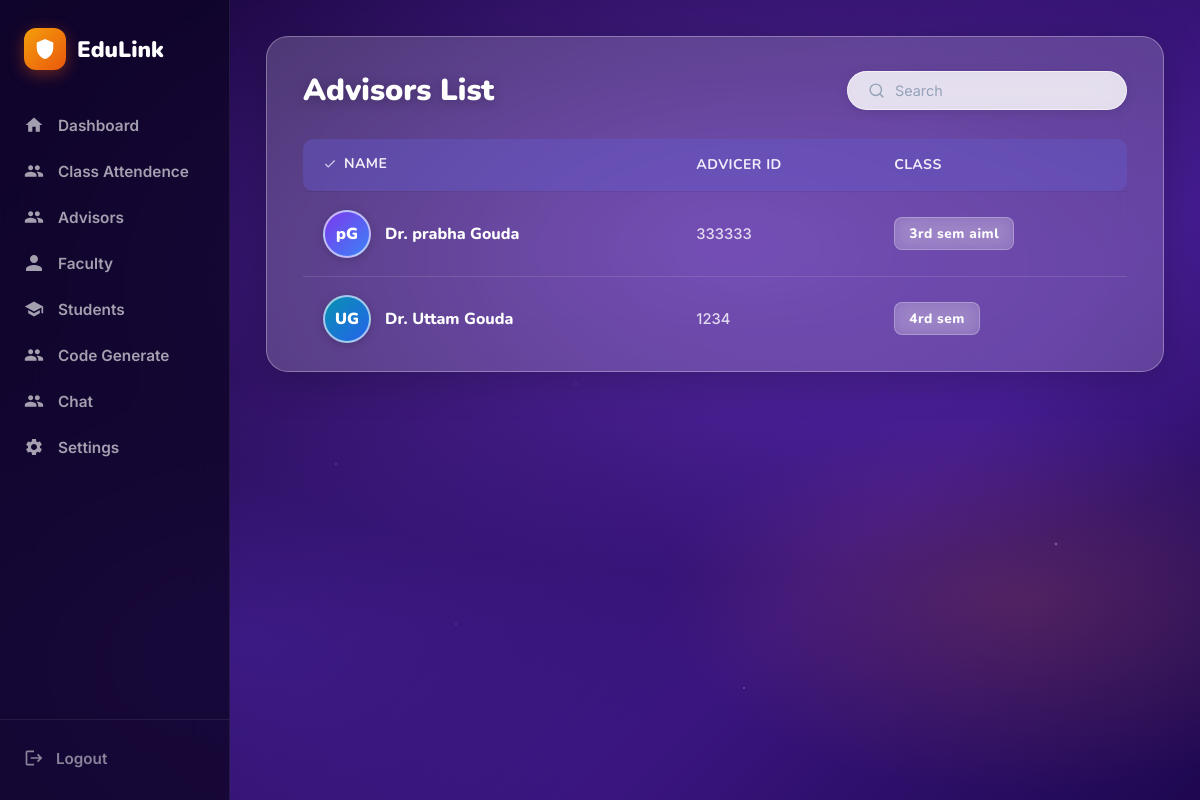
The page /hod/advicers_list/ (signed in) on the database as committed earlier.
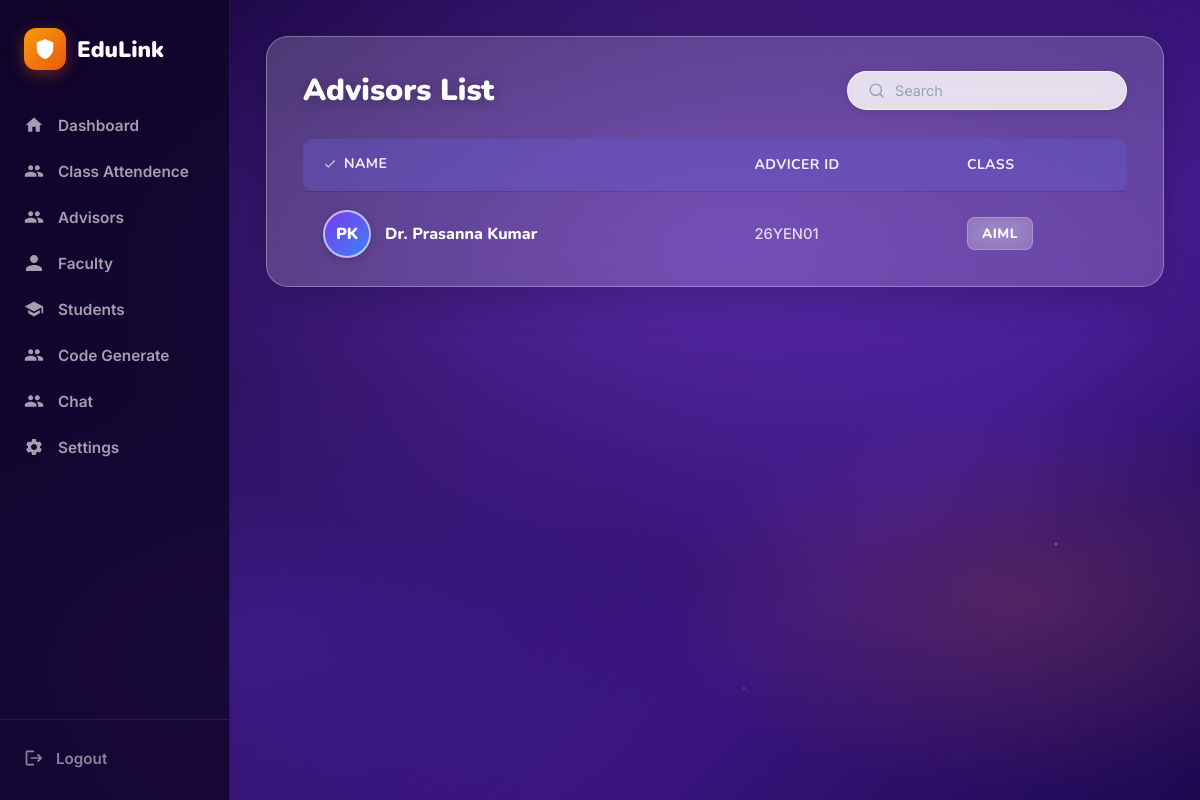
The same page on the database as committed later.
### User/models.py (models this page shows)
class User(AbstractUser):
    roles = (
        ('hod', 'HOD'),
        ('advisor', 'Advisor'),
        ('faculty', 'Faculty'),
        ('student', 'Student'),
    )
    role = models.CharField(max_length=10, choices=roles)

### Advicer/models.py (models this page shows, shortened)
class advicer(models.Model):
  username=models.ForeignKey(User, on_delete=models.CASCADE, null=True, blank=True)
  advicer_id=models.CharField(max_length=50,primary_key=True)
  mobile_num=models.CharField(max_length=10)
  hod_code=models.IntegerField()
  created_at = models.DateTimeField(auto_now_add=True)
  updated_at=models.DateTimeField(auto_now=True)

class Classroom(models.Model):
  username=models.ForeignKey(User, on_delete=models.CASCADE, null=True, blank=True, related_name='created_classrooms')
  class_name=models.CharField(max_length=100)
  advisor = models.ForeignKey(
        User,
        on_delete=models.CASCADE,
        limit_choices_to={'role': 'advisor'},
        related_name='assigned_classrooms'
    )
  class_code = models.CharField(max_length=20, unique=True)
  created_at = models.DateTimeField(auto_now_add=True)
  updated_at=models.DateTimeField(auto_now=True)

### HOD/views.py (the view)
# urls.py: path('advicers_list/',views.advicers_list,name='advicers_list'),
@login_required
def advicers_list(request):
  advisors= User.objects.filter(role='advisor')
  advisor_rows = []
  for advisor in advisors:
    advicer_info = advicer.objects.filter(username=advisor).first()
    classroom = Classroom.objects.filter(advisor=advisor).first()
    advisor_rows.append({
      'user': advisor,
      'advicer_id': advicer_info.advicer_id if advicer_info else '',
      'class_name': classroom.class_name if classroom else '',
    })
  context={'advisors':advisor_rows}
  return render(request,'advisors_list.html',context)

### HOD/templates/advisors_list.html (shortened to what this page needs)
{% extends "base.html" %}
{% block content %}
<div class="advisors-wrapper">
  <div class="advisors-card">
    <div class="card-header">
      <h2>Advisors List</h2>
      <div class="search-box">
        <svg viewBox="0 0 24 24" fill="none" stroke="currentColor" stroke-width="2" stroke-linecap="round">
          <circle cx="11" cy="11" r="8" />
          <path d="m21 21-4.35-4.35" />
        </svg>
        <input type="text" id="advisorSearch" placeholder="Search" oninput="filterAdvisors(this.value)"
          autocomplete="off" />
      </div>
    </div>
    <table class="adv-table" id="advisorTable">
      <thead>
        <tr>
          <th>
            <span class="th-icon">
              <svg viewBox="0 0 24 24" fill="none" stroke="currentColor" stroke-width="2">
                <polyline points="20 6 9 17 4 12" />
              </svg>
              Name
            </span>
          </th>
          <th>Advicer ID</th>
          <th>Class</th>
        </tr>
      </thead>
      <tbody id="advisorBody">
        {% for advisor in advisors %}
        <tr>
          <td>
            <div class="name-cell">
              <div class="advisor-avatar v{{ forloop.counter }}">
                {{ advisor.user.first_name|first }}{{ advisor.user.last_name|first }}
              </div>
              <span class="advisor-name">Dr. {{ advisor.user.first_name }} {{ advisor.user.last_name }}</span>
            </div>
          </td>
          <td><span class="dept-text">{{ advisor.advicer_id|default:"-" }}</span></td>
          <td><span class="class-badge">{{ advisor.class_name|default:"-" }}</span></td>
        </tr>
        {% endfor %}
      </tbody>
    </table>
  </div>
</div>
{% endblock %}

### HOD/templates/base.html (shortened to what this page needs)
<!DOCTYPE html>
<html lang="en">
<head>
</head>
<body>
  <div class="bg-layer"></div>
  <aside class="sidebar">
    <a href="" class="sidebar-logo">
      <div class="logo-shield">
        <svg viewBox="0 0 24 24">
          <path d="M12 1L3 5v6c0 5.55 3.84 10.74 9 12 5.16-1.26 9-6.45 9-12V5l-9-4z" />
        </svg>
      </div>
      <span class="sidebar-logo-text">EduLink</span>
    </a>
    <nav class="nav-section">
      <a href="{% url 'hod_dashboard'%}" class="nav-item ">
        <svg viewBox="0 0 24 24" fill="currentColor">
          <path d="M10 20v-6h4v6h5v-8h3L12 3 2 12h3v8z" />
        </svg>
        Dashboard
      </a>
      <a href="{% url 'class_attendence'%}" class="nav-item">
        Class Attendence
      </a>
      <a href="{% url 'advicers_list'%}" class="nav-item ">
        Advisors
      </a>
      <a href="{% url 'faculty_list'%}" class="nav-item ">
        <svg viewBox="0 0 24 24" fill="currentColor">
          <path
            d="M12 12c2.7 0 4.8-2.1 4.8-4.8S14.7 2.4 12 2.4 7.2 4.5 7.2 7.2 9.3 12 12 12zm0 2.4c-3.2 0-9.6 1.6-9.6 4.8v2.4h19.2v-2.4c0-3.2-6.4-4.8-9.6-4.8z" />
        </svg>
        Faculty
      </a>
      <a href="" class="nav-item ">
        <svg viewBox="0 0 24 24" fill="currentColor">
          <path d="M12 3L1 9l11 6 9-4.91V17h2V9L12 3zM5 13.18v4L12 21l7-3.82v-4L12 17l-7-3.82z" />
        </svg>
        Students
      </a>
      <a href="{% url 'generate_dept_code'%}" class="nav-item ">
        Code Generate
      </a>
      <a href="{% url 'Chat'%}" class="nav-item ">
        Chat
      </a>
      <a href="" class="nav-item ">
        Settings
      </a>
    </nav>
    <div class="sidebar-footer">
      <form method="POST" action="">
        <button type="submit" class="logout-btn">
          <svg viewBox="0 0 24 24" fill="currentColor">
            <path
              d="M17 7l-1.41 1.41L18.17 11H8v2h10.17l-2.58 2.58L17 17l5-5zM4 5h8V3H4c-1.1 0-2 .9-2 2v14c0 1.1.9 2 2 2h8v-2H4V5z" />
          </svg>
          Logout
        </button>
      </form>
    </div>
  </aside>
  <main class="main">
    {% block content %}{% endblock %}
  </main>
</body>
</html>

### HOD/templates/advisors_list.html (style rules this page uses)
.advisors-wrapper { max-width: 900px; margin: 0 auto; }
.advisors-card { background: rgba(255, 255, 255, 0.18); backdrop-filter: blur(24px); -webkit-backdrop-filter: blur(24px); border: 1px solid rgba(255, 255, 255, 0.30); border-radius: 22px; overflow: hidden; box-shadow: 0 8px 40px rgba(0, 0, 0, .22); padding: 32px 36px 10px; }
.card-header { display: flex; align-items: center; justify-content: space-between; margin-bottom: 28px; gap: 16px; flex-wrap: wrap; }
.card-header h2 { font-family: 'Nunito', sans-serif; font-size: 1.9rem; font-weight: 900; color: white; text-shadow: 0 2px 12px rgba(0, 0, 0, .25); }
.search-box { display: flex; align-items: center; gap: 10px; background: rgba(255, 255, 255, 0.80); backdrop-filter: blur(12px); border: 1.5px solid rgba(255, 255, 255, 0.60); border-radius: 50px; padding: 10px 20px; min-width: 220px; box-shadow: 0 2px 12px rgba(0, 0, 0, .10); transition: box-shadow .2s, border-color .2s; }
.search-box svg { width: 17px; height: 17px; color: #94a3b8; flex-shrink: 0; }
.search-box input { border: none; background: transparent; outline: none; font-size: 0.90rem; color: #374151; font-family: 'Inter', sans-serif; width: 100%; padding: 0; }
.search-box input::placeholder { color: #94a3b8; }
.adv-table { width: 100%; border-collapse: collapse; }
.adv-table thead tr { background: rgba(100, 90, 200, 0.45); border-radius: 10px; }
.adv-table thead th { padding: 15px 20px; text-align: left; font-family: 'Nunito', sans-serif; font-size: 0.88rem; font-weight: 700; color: rgba(255, 255, 255, 0.90); letter-spacing: .03em; }
.adv-table thead th:first-child { border-radius: 10px 0 0 10px; }
.adv-table thead th:last-child { border-radius: 0 10px 10px 0; }
.th-icon { display: inline-flex; align-items: center; gap: 7px; }
.th-icon svg { width: 14px; height: 14px; opacity: .8; }
.adv-table tbody tr { border-bottom: 1px solid rgba(255, 255, 255, 0.12); transition: background .18s; }
.adv-table tbody tr:last-child { border-bottom: none; }
.adv-table tbody td { padding: 18px 20px; vertical-align: middle; }
.name-cell { display: flex; align-items: center; gap: 14px; }
.advisor-avatar { width: 48px; height: 48px; border-radius: 50%; background: linear-gradient(135deg, #7c3aed, #3b82f6); display: flex; align-items: center; justify-content: center; flex-shrink: 0; border: 2.5px solid rgba(255, 255, 255, 0.60); overflow: hidden; box-shadow: 0 2px 10px rgba(0, 0, 0, .18); font-family: 'Nunito', sans-serif; font-weight: 900; font-size: 1rem; color: white; }
.advisor-name { font-family: 'Nunito', sans-serif; font-size: 1rem; font-weight: 800; color: white; }
.dept-text { font-size: 0.92rem; color: rgba(255, 255, 255, 0.80); font-weight: 500; }
.class-badge { display: inline-block; background: rgba(255, 255, 255, 0.18); border: 1px solid rgba(255, 255, 255, 0.25); border-radius: 8px; padding: 6px 14px; font-family: 'Nunito', sans-serif; font-size: 0.85rem; font-weight: 800; color: white; letter-spacing: .04em; backdrop-filter: blur(8px); }

Rows that differ between the two databases and show on the page:
removed User: user.first_name|first "p", user.last_name|first "G", user.first_name "prabha", user.last_name "Gouda", advicer_id "333333", class_name "3rd sem aiml"
removed User: user.first_name|first "U", user.last_name|first "G", user.first_name "Uttam", user.last_name "Gouda", advicer_id "1234", class_name "4rd sem"
added User: user.first_name|first "P", user.last_name|first "K", user.first_name "Prasanna", user.last_name "Kumar", advicer_id "26YEN01", class_name "AIML"
